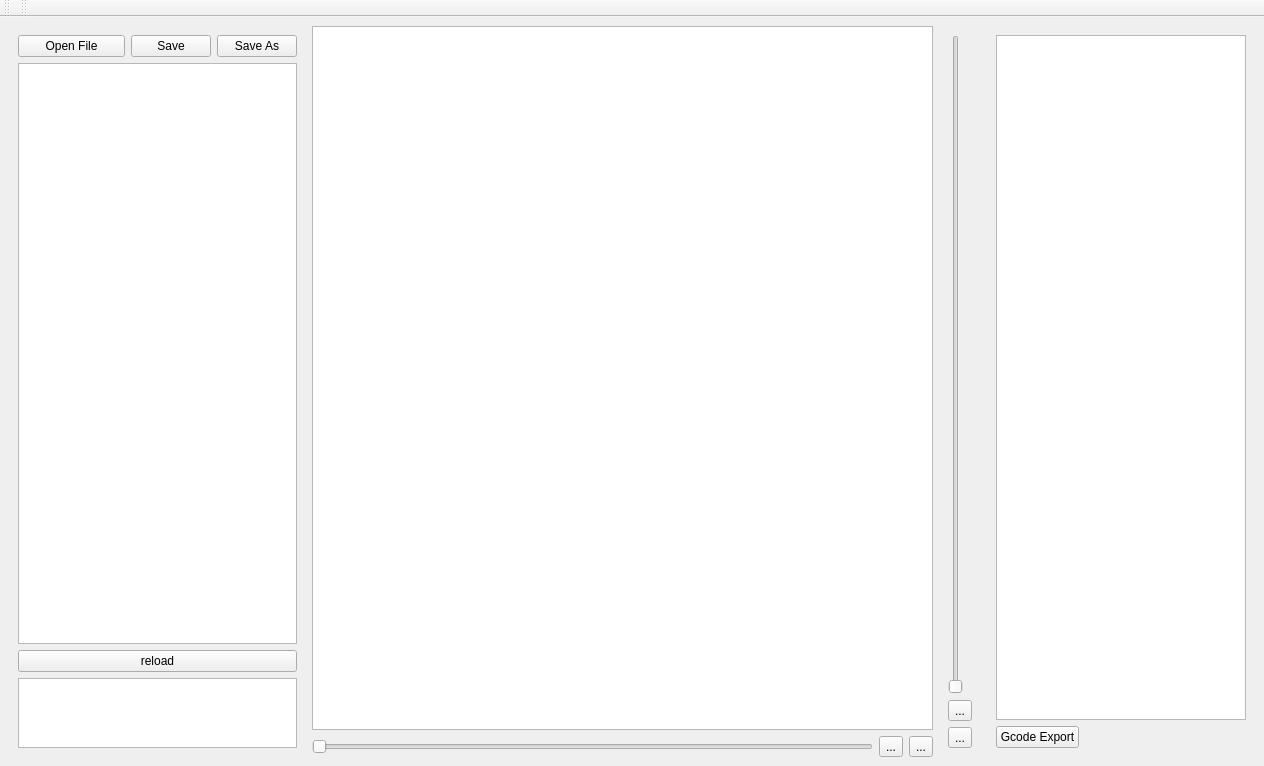
<?xml version="1.0" encoding="UTF-8"?>
<ui version="4.0">
 <class>MainWindow</class>
 <widget class="QMainWindow" name="MainWindow">
  <property name="geometry">
   <rect>
    <x>0</x>
    <y>0</y>
    <width>1264</width>
    <height>766</height>
   </rect>
  </property>
  <property name="sizePolicy">
   <sizepolicy hsizetype="Preferred" vsizetype="Maximum">
    <horstretch>0</horstretch>
    <verstretch>0</verstretch>
   </sizepolicy>
  </property>
  <property name="windowTitle">
   <string>MainWindow</string>
  </property>
  <widget class="QWidget" name="centralwidget">
   <property name="enabled">
    <bool>true</bool>
   </property>
   <layout class="QHBoxLayout" name="horizontalLayout_2" stretch="0,0,0,0">
    <property name="sizeConstraint">
     <enum>QLayout::SetDefaultConstraint</enum>
    </property>
    <item>
     <widget class="QFrame" name="frame">
      <property name="sizePolicy">
       <sizepolicy hsizetype="Fixed" vsizetype="Preferred">
        <horstretch>0</horstretch>
        <verstretch>0</verstretch>
       </sizepolicy>
      </property>
      <layout class="QVBoxLayout" name="verticalLayout" stretch="0,10,0,1">
       <item>
        <layout class="QHBoxLayout" name="horizontalLayout">
         <item>
          <widget class="QPushButton" name="open_button">
           <property name="text">
            <string>       Open File       </string>
           </property>
          </widget>
         </item>
         <item>
          <widget class="QPushButton" name="save_button">
           <property name="text">
            <string>Save</string>
           </property>
          </widget>
         </item>
         <item>
          <widget class="QPushButton" name="save_as_button">
           <property name="text">
            <string>Save As</string>
           </property>
          </widget>
         </item>
        </layout>
       </item>
       <item>
        <widget class="QPlainTextEdit" name="editor"/>
       </item>
       <item>
        <widget class="QPushButton" name="reload_button">
         <property name="text">
          <string>reload</string>
         </property>
        </widget>
       </item>
       <item>
        <widget class="QTextEdit" name="message_console"/>
       </item>
      </layout>
     </widget>
    </item>
    <item>
     <layout class="QVBoxLayout" name="verticalLayout_4">
      <item>
       <widget class="opengl.GLViewWidget" name="graphicsView"/>
      </item>
      <item>
       <layout class="QHBoxLayout" name="horizontalLayout_3">
        <item>
         <widget class="QSlider" name="slider_segment">
          <property name="orientation">
           <enum>Qt::Horizontal</enum>
          </property>
         </widget>
        </item>
        <item>
         <widget class="QToolButton" name="left_button">
          <property name="text">
           <string>...</string>
          </property>
         </widget>
        </item>
        <item>
         <widget class="QToolButton" name="right_button">
          <property name="text">
           <string>...</string>
          </property>
         </widget>
        </item>
       </layout>
      </item>
     </layout>
    </item>
    <item>
     <widget class="QFrame" name="frame">
      <property name="sizePolicy">
       <sizepolicy hsizetype="Fixed" vsizetype="Preferred">
        <horstretch>0</horstretch>
        <verstretch>0</verstretch>
       </sizepolicy>
      </property>
      <layout class="QVBoxLayout" name="verticalLayout_3">
       <item>
        <widget class="QSlider" name="slider_layer">
         <property name="orientation">
          <enum>Qt::Vertical</enum>
         </property>
        </widget>
       </item>
       <item>
        <widget class="QToolButton" name="up_button">
         <property name="text">
          <string>...</string>
         </property>
        </widget>
       </item>
       <item>
        <widget class="QToolButton" name="down_button">
         <property name="text">
          <string>...</string>
         </property>
        </widget>
       </item>
      </layout>
     </widget>
    </item>
    <item>
     <widget class="QFrame" name="frame">
      <property name="sizePolicy">
       <sizepolicy hsizetype="Fixed" vsizetype="Preferred">
        <horstretch>0</horstretch>
        <verstretch>0</verstretch>
       </sizepolicy>
      </property>
      <layout class="QVBoxLayout" name="verticalLayout_2">
       <item>
        <widget class="ParameterTree" name="parameter_tree">
         <property name="sizePolicy">
          <sizepolicy hsizetype="Fixed" vsizetype="Expanding">
           <horstretch>0</horstretch>
           <verstretch>0</verstretch>
          </sizepolicy>
         </property>
         <property name="minimumSize">
          <size>
           <width>250</width>
           <height>540</height>
          </size>
         </property>
        </widget>
       </item>
       <item>
        <widget class="QPushButton" name="gcode_export_button">
         <property name="sizePolicy">
          <sizepolicy hsizetype="Fixed" vsizetype="Fixed">
           <horstretch>0</horstretch>
           <verstretch>0</verstretch>
          </sizepolicy>
         </property>
         <property name="text">
          <string>Gcode Export</string>
         </property>
        </widget>
       </item>
      </layout>
     </widget>
    </item>
   </layout>
  </widget>
  <widget class="QMenuBar" name="menubar">
   <property name="geometry">
    <rect>
     <x>0</x>
     <y>0</y>
     <width>1264</width>
     <height>22</height>
    </rect>
   </property>
  </widget>
  <widget class="QToolBar" name="toolBar">
   <property name="windowTitle">
    <string>toolBar</string>
   </property>
   <attribute name="toolBarArea">
    <enum>TopToolBarArea</enum>
   </attribute>
   <attribute name="toolBarBreak">
    <bool>false</bool>
   </attribute>
  </widget>
  <widget class="QToolBar" name="toolBar_2">
   <property name="windowTitle">
    <string>toolBar_2</string>
   </property>
   <attribute name="toolBarArea">
    <enum>TopToolBarArea</enum>
   </attribute>
   <attribute name="toolBarBreak">
    <bool>false</bool>
   </attribute>
  </widget>
 </widget>
 <customwidgets>
  <customwidget>
   <class>ParameterTree</class>
   <extends>QGraphicsView</extends>
   <header location="global">pyqtgraph.parametertree</header>
  </customwidget>
  <customwidget>
   <class>opengl.GLViewWidget</class>
   <extends>QGraphicsView</extends>
   <header location="global">pyqtgraph</header>
  </customwidget>
 </customwidgets>
 <resources/>
 <connections>
  <connection>
   <sender>open_button</sender>
   <signal>pressed()</signal>
   <receiver>MainWindow</receiver>
   <slot>file_open()</slot>
   <hints>
    <hint type="sourcelabel">
     <x>118</x>
     <y>61</y>
    </hint>
    <hint type="destinationlabel">
     <x>175</x>
     <y>39</y>
    </hint>
   </hints>
  </connection>
  <connection>
   <sender>save_button</sender>
   <signal>pressed()</signal>
   <receiver>MainWindow</receiver>
   <slot>file_save()</slot>
   <hints>
    <hint type="sourcelabel">
     <x>206</x>
     <y>75</y>
    </hint>
    <hint type="destinationlabel">
     <x>268</x>
     <y>45</y>
    </hint>
   </hints>
  </connection>
  <connection>
   <sender>save_as_button</sender>
   <signal>pressed()</signal>
   <receiver>MainWindow</receiver>
   <slot>file_save_as()</slot>
   <hints>
    <hint type="sourcelabel">
     <x>287</x>
     <y>75</y>
    </hint>
    <hint type="destinationlabel">
     <x>348</x>
     <y>46</y>
    </hint>
   </hints>
  </connection>
  <connection>
   <sender>reload_button</sender>
   <signal>pressed()</signal>
   <receiver>MainWindow</receiver>
   <slot>save_as_modeling()</slot>
   <hints>
    <hint type="sourcelabel">
     <x>251</x>
     <y>684</y>
    </hint>
    <hint type="destinationlabel">
     <x>349</x>
     <y>439</y>
    </hint>
   </hints>
  </connection>
  <connection>
   <sender>reload_button</sender>
   <signal>pressed()</signal>
   <receiver>MainWindow</receiver>
   <slot>draw_updated_object()</slot>
   <hints>
    <hint type="sourcelabel">
     <x>148</x>
     <y>684</y>
    </hint>
    <hint type="destinationlabel">
     <x>343</x>
     <y>439</y>
    </hint>
   </hints>
  </connection>
  <connection>
   <sender>gcode_export_button</sender>
   <signal>pressed()</signal>
   <receiver>MainWindow</receiver>
   <slot>Gcode_create()</slot>
   <hints>
    <hint type="sourcelabel">
     <x>1072</x>
     <y>747</y>
    </hint>
    <hint type="destinationlabel">
     <x>761</x>
     <y>439</y>
    </hint>
   </hints>
  </connection>
  <connection>
   <sender>slider_layer</sender>
   <signal>valueChanged(int)</signal>
   <receiver>MainWindow</receiver>
   <slot>redraw_layer_object()</slot>
   <hints>
    <hint type="sourcelabel">
     <x>959</x>
     <y>238</y>
    </hint>
    <hint type="destinationlabel">
     <x>476</x>
     <y>206</y>
    </hint>
   </hints>
  </connection>
  <connection>
   <sender>up_button</sender>
   <signal>pressed()</signal>
   <receiver>MainWindow</receiver>
   <slot>up_button_pressed()</slot>
   <hints>
    <hint type="sourcelabel">
     <x>971</x>
     <y>723</y>
    </hint>
    <hint type="destinationlabel">
     <x>477</x>
     <y>367</y>
    </hint>
   </hints>
  </connection>
  <connection>
   <sender>down_button</sender>
   <signal>pressed()</signal>
   <receiver>MainWindow</receiver>
   <slot>down_button_pressed()</slot>
   <hints>
    <hint type="sourcelabel">
     <x>971</x>
     <y>747</y>
    </hint>
    <hint type="destinationlabel">
     <x>475</x>
     <y>401</y>
    </hint>
   </hints>
  </connection>
  <connection>
   <sender>slider_segment</sender>
   <signal>valueChanged(int)</signal>
   <receiver>MainWindow</receiver>
   <slot>redraw_segment_object()</slot>
   <hints>
    <hint type="sourcelabel">
     <x>362</x>
     <y>749</y>
    </hint>
    <hint type="destinationlabel">
     <x>458</x>
     <y>-12</y>
    </hint>
   </hints>
  </connection>
  <connection>
   <sender>left_button</sender>
   <signal>pressed()</signal>
   <receiver>MainWindow</receiver>
   <slot>left_button_pressed()</slot>
   <hints>
    <hint type="sourcelabel">
     <x>887</x>
     <y>747</y>
    </hint>
    <hint type="destinationlabel">
     <x>839</x>
     <y>-10</y>
    </hint>
   </hints>
  </connection>
  <connection>
   <sender>right_button</sender>
   <signal>pressed()</signal>
   <receiver>MainWindow</receiver>
   <slot>right_button_pressed()</slot>
   <hints>
    <hint type="sourcelabel">
     <x>921</x>
     <y>746</y>
    </hint>
    <hint type="destinationlabel">
     <x>926</x>
     <y>-15</y>
    </hint>
   </hints>
  </connection>
 </connections>
 <slots>
  <slot>setTextHelloWorld()</slot>
  <slot>file_open()</slot>
  <slot>file_save()</slot>
  <slot>file_save_as()</slot>
  <slot>save_as_modeling()</slot>
  <slot>draw_updated_object()</slot>
  <slot>Gcode_create()</slot>
  <slot>redraw_layer_object()</slot>
  <slot>redraw_segment_object()</slot>
  <slot>up_button_pressed()</slot>
  <slot>down_button_pressed()</slot>
  <slot>left_button_pressed()</slot>
  <slot>right_button_pressed()</slot>
 </slots>
</ui>
